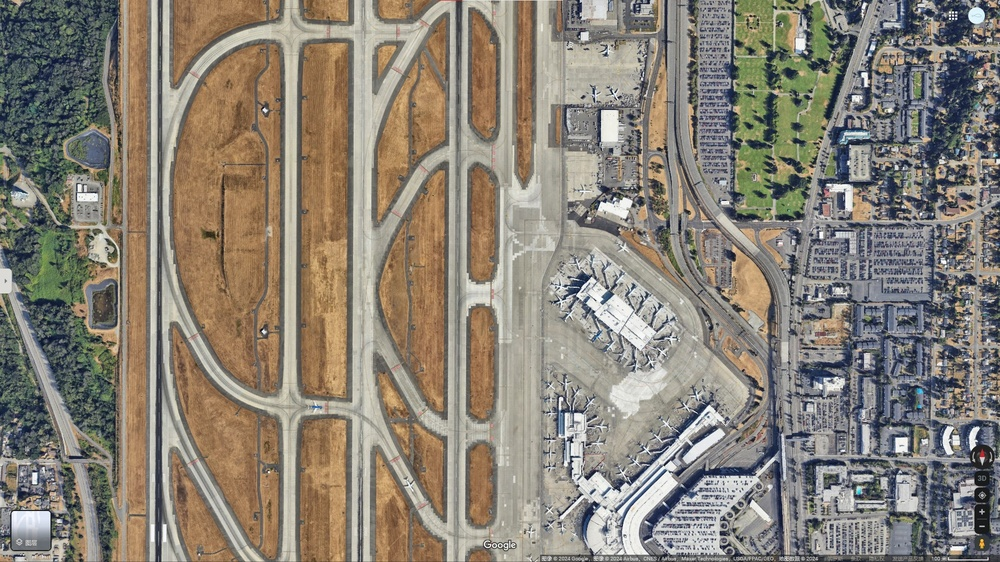
#> input picture week4/runway.jpg, 1000 x 562 px, shrunk from 1920 x 1080 before the run, found by its file name
$ python runway.py
#> lines starting #> are read from the running program, lines starting #| are printed output that depends on the picture
import cv2
from matplotlib import pyplot as plt

def main():
    # 读取图像
    img = cv2.imread('C:/Users/Lenovo/Desktop/SAR/week4/runway.jpg')
#> img is the input picture: shape (562, 1000, 3); mean B, G, R 118.4, 130, 137.3
    if img is None:
        print("Error: Image not found.")
        return

    # 将BGR图像转换为RGB图像以便正确显示
    img_rgb = cv2.cvtColor(img, cv2.COLOR_BGR2RGB)

    # 转换为灰度图
    gray_img = cv2.cvtColor(img_rgb, cv2.COLOR_RGB2GRAY)
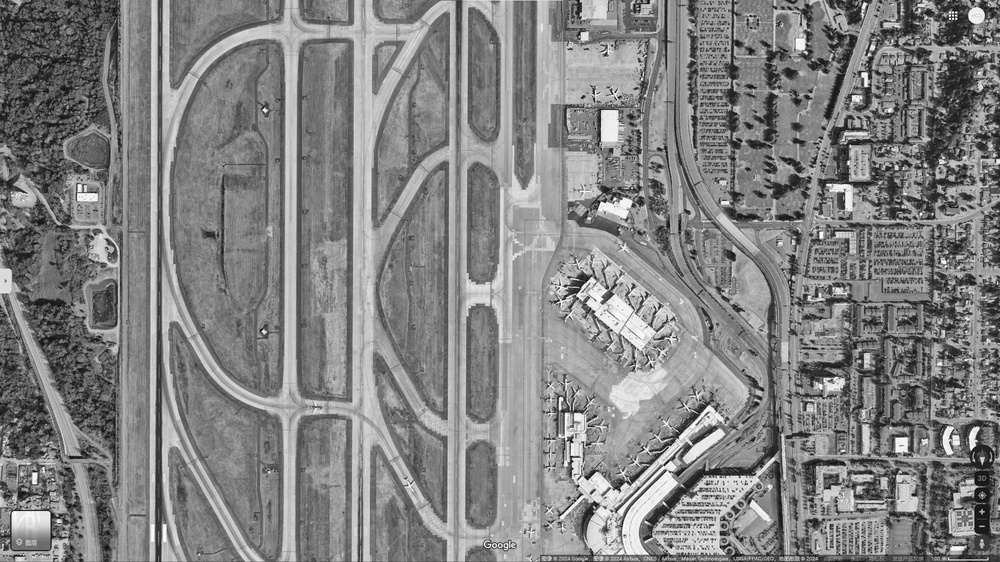
#> gray_img: shape (562, 1000); min 1, max 255, mean 130.8

    # 使用Canny算法进行边缘检测
    edges = cv2.Canny(gray_img, 100, 200)
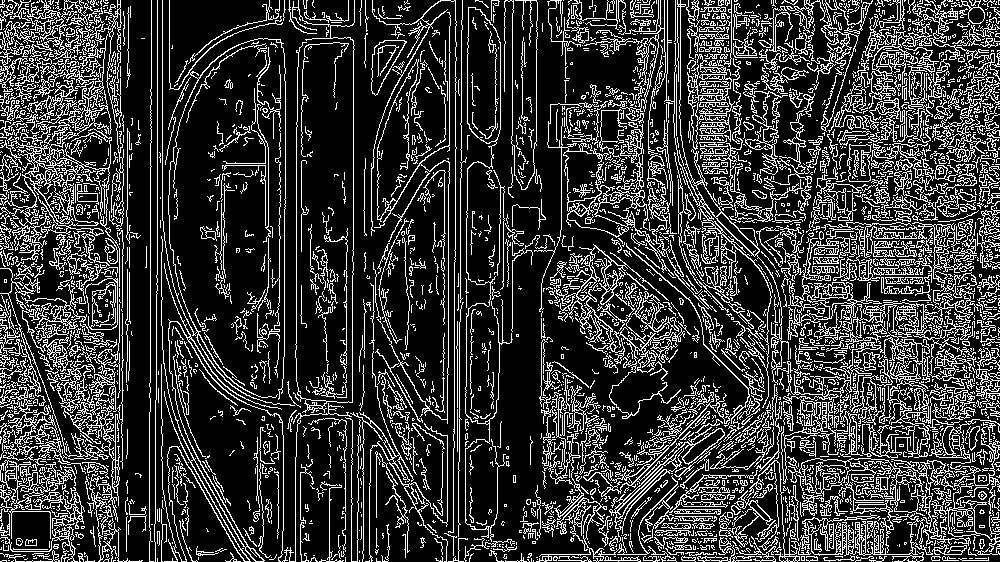
#> edges: shape (562, 1000); 22% white in thin lines or dots

    # 显示原图和边缘检测结果
    plt.figure(figsize=(12, 6))
    plt.subplot(121)
    plt.imshow(img_rgb)
    plt.title('Original Image')
    plt.axis('off')

    plt.subplot(122)
    plt.imshow(edges, cmap='gray')
    plt.title('Edge Detection')
    plt.axis('off')

    plt.show()
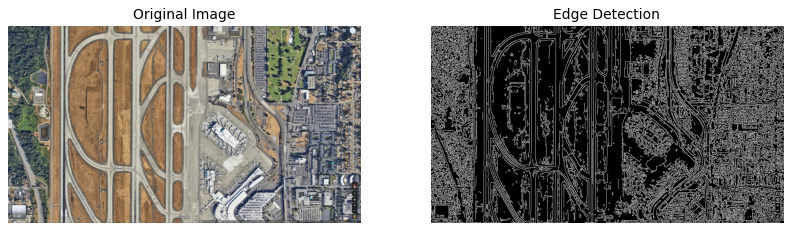
#> figure drawn by matplotlib, 2 panels

    # 用户选择像素
    print("Please click on the runway in the original image to select a pixel.")
    plt.imshow(img_rgb)
#> (the run stopped early here; a loop or call above may not have finished)
